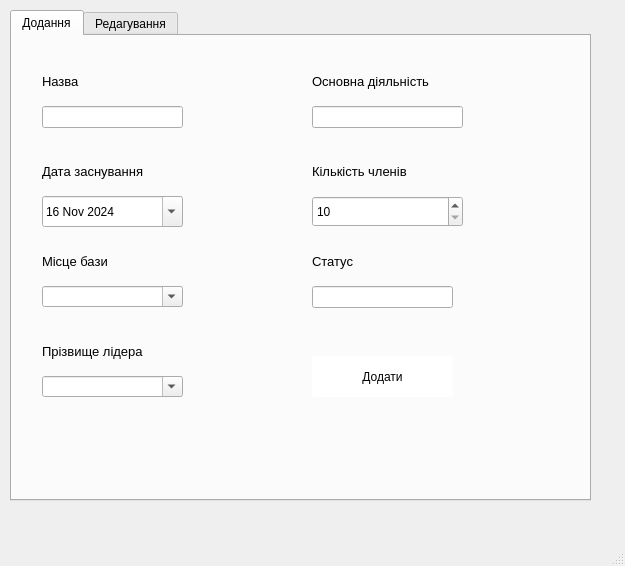
<?xml version="1.0" encoding="UTF-8"?>
<ui version="4.0">
 <class>MainWindow</class>
 <widget class="QMainWindow" name="MainWindow">
  <property name="geometry">
   <rect>
    <x>0</x>
    <y>0</y>
    <width>625</width>
    <height>566</height>
   </rect>
  </property>
  <property name="windowTitle">
   <string>Робота з записами угруповувань</string>
  </property>
  <widget class="QWidget" name="centralwidget">
   <widget class="QTabWidget" name="tabWidget">
    <property name="geometry">
     <rect>
      <x>10</x>
      <y>10</y>
      <width>581</width>
      <height>491</height>
     </rect>
    </property>
    <property name="tabShape">
     <enum>QTabWidget::Rounded</enum>
    </property>
    <property name="currentIndex">
     <number>0</number>
    </property>
    <widget class="QWidget" name="tab">
     <attribute name="title">
      <string>Додання</string>
     </attribute>
     <widget class="QDateEdit" name="dateEdit">
      <property name="geometry">
       <rect>
        <x>30</x>
        <y>160</y>
        <width>141</width>
        <height>31</height>
       </rect>
      </property>
      <property name="inputMethodHints">
       <set>Qt::ImhDate|Qt::ImhPreferNumbers</set>
      </property>
      <property name="calendarPopup">
       <bool>true</bool>
      </property>
      <property name="date">
       <date>
        <year>2024</year>
        <month>11</month>
        <day>16</day>
       </date>
      </property>
     </widget>
     <widget class="QLabel" name="label">
      <property name="geometry">
       <rect>
        <x>30</x>
        <y>30</y>
        <width>111</width>
        <height>31</height>
       </rect>
      </property>
      <property name="font">
       <font>
        <pointsize>10</pointsize>
       </font>
      </property>
      <property name="text">
       <string>Назва</string>
      </property>
     </widget>
     <widget class="QLabel" name="label_4">
      <property name="geometry">
       <rect>
        <x>30</x>
        <y>210</y>
        <width>151</width>
        <height>31</height>
       </rect>
      </property>
      <property name="font">
       <font>
        <pointsize>10</pointsize>
       </font>
      </property>
      <property name="text">
       <string>Місце бази</string>
      </property>
     </widget>
     <widget class="QLabel" name="label_5">
      <property name="geometry">
       <rect>
        <x>30</x>
        <y>120</y>
        <width>151</width>
        <height>31</height>
       </rect>
      </property>
      <property name="font">
       <font>
        <pointsize>10</pointsize>
       </font>
      </property>
      <property name="text">
       <string>Дата заснування</string>
      </property>
     </widget>
     <widget class="QLabel" name="label_6">
      <property name="geometry">
       <rect>
        <x>300</x>
        <y>30</y>
        <width>241</width>
        <height>31</height>
       </rect>
      </property>
      <property name="font">
       <font>
        <pointsize>10</pointsize>
       </font>
      </property>
      <property name="text">
       <string>Основна діяльність</string>
      </property>
     </widget>
     <widget class="QLabel" name="label_7">
      <property name="geometry">
       <rect>
        <x>300</x>
        <y>120</y>
        <width>211</width>
        <height>31</height>
       </rect>
      </property>
      <property name="font">
       <font>
        <pointsize>10</pointsize>
       </font>
      </property>
      <property name="text">
       <string>Кількість членів</string>
      </property>
     </widget>
     <widget class="QSpinBox" name="spinBox">
      <property name="geometry">
       <rect>
        <x>300</x>
        <y>160</y>
        <width>151</width>
        <height>31</height>
       </rect>
      </property>
      <property name="minimum">
       <number>10</number>
      </property>
      <property name="maximum">
       <number>210</number>
      </property>
      <property name="value">
       <number>10</number>
      </property>
      <property name="displayIntegerBase">
       <number>10</number>
      </property>
     </widget>
     <widget class="QLineEdit" name="lineEdit_3">
      <property name="geometry">
       <rect>
        <x>30</x>
        <y>70</y>
        <width>141</width>
        <height>22</height>
       </rect>
      </property>
      <property name="placeholderText">
       <string/>
      </property>
     </widget>
     <widget class="QPushButton" name="pushButton">
      <property name="geometry">
       <rect>
        <x>300</x>
        <y>320</y>
        <width>141</width>
        <height>41</height>
       </rect>
      </property>
      <property name="styleSheet">
       <string notr="true">background-color: rgb(255, 255, 255);
border-radius: 3px;</string>
      </property>
      <property name="text">
       <string>Додати</string>
      </property>
     </widget>
     <widget class="QComboBox" name="comboBox_5">
      <property name="geometry">
       <rect>
        <x>30</x>
        <y>250</y>
        <width>141</width>
        <height>21</height>
       </rect>
      </property>
      <property name="editable">
       <bool>true</bool>
      </property>
     </widget>
     <widget class="QLabel" name="label_17">
      <property name="geometry">
       <rect>
        <x>30</x>
        <y>300</y>
        <width>151</width>
        <height>31</height>
       </rect>
      </property>
      <property name="font">
       <font>
        <pointsize>10</pointsize>
       </font>
      </property>
      <property name="text">
       <string>Прізвище лідера</string>
      </property>
     </widget>
     <widget class="QComboBox" name="comboBox_11">
      <property name="geometry">
       <rect>
        <x>30</x>
        <y>340</y>
        <width>141</width>
        <height>21</height>
       </rect>
      </property>
      <property name="editable">
       <bool>true</bool>
      </property>
     </widget>
     <widget class="QLineEdit" name="lineEdit_4">
      <property name="geometry">
       <rect>
        <x>300</x>
        <y>70</y>
        <width>151</width>
        <height>22</height>
       </rect>
      </property>
      <property name="placeholderText">
       <string/>
      </property>
     </widget>
     <widget class="QLabel" name="label_33">
      <property name="geometry">
       <rect>
        <x>300</x>
        <y>210</y>
        <width>151</width>
        <height>31</height>
       </rect>
      </property>
      <property name="font">
       <font>
        <pointsize>10</pointsize>
       </font>
      </property>
      <property name="text">
       <string>Статус</string>
      </property>
     </widget>
     <widget class="QLineEdit" name="lineEdit_5">
      <property name="geometry">
       <rect>
        <x>300</x>
        <y>250</y>
        <width>141</width>
        <height>22</height>
       </rect>
      </property>
      <property name="placeholderText">
       <string/>
      </property>
     </widget>
    </widget>
    <widget class="QWidget" name="tab_2">
     <property name="enabled">
      <bool>true</bool>
     </property>
     <attribute name="title">
      <string>Редагування</string>
     </attribute>
     <widget class="QLineEdit" name="lineEdit_6">
      <property name="geometry">
       <rect>
        <x>20</x>
        <y>60</y>
        <width>141</width>
        <height>22</height>
       </rect>
      </property>
      <property name="placeholderText">
       <string/>
      </property>
     </widget>
     <widget class="QLabel" name="label_8">
      <property name="geometry">
       <rect>
        <x>20</x>
        <y>110</y>
        <width>151</width>
        <height>31</height>
       </rect>
      </property>
      <property name="font">
       <font>
        <pointsize>10</pointsize>
       </font>
      </property>
      <property name="text">
       <string>Дата заснування</string>
      </property>
     </widget>
     <widget class="QLabel" name="label_18">
      <property name="geometry">
       <rect>
        <x>20</x>
        <y>290</y>
        <width>151</width>
        <height>31</height>
       </rect>
      </property>
      <property name="font">
       <font>
        <pointsize>10</pointsize>
       </font>
      </property>
      <property name="text">
       <string>Прізвище лідера</string>
      </property>
     </widget>
     <widget class="QComboBox" name="comboBox_6">
      <property name="geometry">
       <rect>
        <x>20</x>
        <y>240</y>
        <width>141</width>
        <height>21</height>
       </rect>
      </property>
      <property name="editable">
       <bool>true</bool>
      </property>
     </widget>
     <widget class="QComboBox" name="comboBox_12">
      <property name="geometry">
       <rect>
        <x>20</x>
        <y>330</y>
        <width>141</width>
        <height>21</height>
       </rect>
      </property>
      <property name="editable">
       <bool>true</bool>
      </property>
     </widget>
     <widget class="QLabel" name="label_2">
      <property name="geometry">
       <rect>
        <x>20</x>
        <y>20</y>
        <width>111</width>
        <height>31</height>
       </rect>
      </property>
      <property name="font">
       <font>
        <pointsize>10</pointsize>
       </font>
      </property>
      <property name="text">
       <string>Назва</string>
      </property>
     </widget>
     <widget class="QLabel" name="label_9">
      <property name="geometry">
       <rect>
        <x>20</x>
        <y>200</y>
        <width>151</width>
        <height>31</height>
       </rect>
      </property>
      <property name="font">
       <font>
        <pointsize>10</pointsize>
       </font>
      </property>
      <property name="text">
       <string>Місце бази</string>
      </property>
     </widget>
     <widget class="QLabel" name="label_34">
      <property name="geometry">
       <rect>
        <x>290</x>
        <y>200</y>
        <width>151</width>
        <height>31</height>
       </rect>
      </property>
      <property name="font">
       <font>
        <pointsize>10</pointsize>
       </font>
      </property>
      <property name="text">
       <string>Статус</string>
      </property>
     </widget>
     <widget class="QSpinBox" name="spinBox_2">
      <property name="geometry">
       <rect>
        <x>290</x>
        <y>150</y>
        <width>151</width>
        <height>31</height>
       </rect>
      </property>
      <property name="minimum">
       <number>10</number>
      </property>
      <property name="maximum">
       <number>210</number>
      </property>
      <property name="value">
       <number>10</number>
      </property>
      <property name="displayIntegerBase">
       <number>10</number>
      </property>
     </widget>
     <widget class="QLabel" name="label_10">
      <property name="geometry">
       <rect>
        <x>290</x>
        <y>110</y>
        <width>211</width>
        <height>31</height>
       </rect>
      </property>
      <property name="font">
       <font>
        <pointsize>10</pointsize>
       </font>
      </property>
      <property name="text">
       <string>Кількість членів</string>
      </property>
     </widget>
     <widget class="QPushButton" name="pushButton_2">
      <property name="geometry">
       <rect>
        <x>290</x>
        <y>310</y>
        <width>141</width>
        <height>41</height>
       </rect>
      </property>
      <property name="styleSheet">
       <string notr="true">background-color: rgb(255, 255, 255);
border-radius: 3px;</string>
      </property>
      <property name="text">
       <string>Додати</string>
      </property>
     </widget>
     <widget class="QLineEdit" name="lineEdit_7">
      <property name="geometry">
       <rect>
        <x>290</x>
        <y>60</y>
        <width>151</width>
        <height>22</height>
       </rect>
      </property>
      <property name="placeholderText">
       <string/>
      </property>
     </widget>
     <widget class="QDateEdit" name="dateEdit_2">
      <property name="geometry">
       <rect>
        <x>20</x>
        <y>150</y>
        <width>141</width>
        <height>31</height>
       </rect>
      </property>
      <property name="inputMethodHints">
       <set>Qt::ImhDate|Qt::ImhPreferNumbers</set>
      </property>
      <property name="calendarPopup">
       <bool>true</bool>
      </property>
      <property name="date">
       <date>
        <year>2024</year>
        <month>11</month>
        <day>16</day>
       </date>
      </property>
     </widget>
     <widget class="QLineEdit" name="lineEdit_8">
      <property name="geometry">
       <rect>
        <x>290</x>
        <y>240</y>
        <width>141</width>
        <height>22</height>
       </rect>
      </property>
      <property name="placeholderText">
       <string/>
      </property>
     </widget>
     <widget class="QLabel" name="label_11">
      <property name="geometry">
       <rect>
        <x>290</x>
        <y>20</y>
        <width>241</width>
        <height>31</height>
       </rect>
      </property>
      <property name="font">
       <font>
        <pointsize>10</pointsize>
       </font>
      </property>
      <property name="text">
       <string>Основна діяльність</string>
      </property>
     </widget>
    </widget>
   </widget>
  </widget>
  <widget class="QMenuBar" name="menubar">
   <property name="geometry">
    <rect>
     <x>0</x>
     <y>0</y>
     <width>625</width>
     <height>26</height>
    </rect>
   </property>
  </widget>
  <widget class="QStatusBar" name="statusbar"/>
 </widget>
 <resources/>
 <connections/>
</ui>
